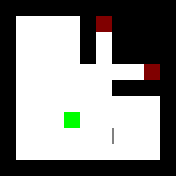

The image is a tile-based game level rendered from a .tmx file. Its description and complete source (layers, tilesets, objects, tile grids) follow:
An orthogonal 11x11 tile map with 16x16 px tiles, 3 tile layers (Layer1, Layer2, Layer3).

<map version="1.0" orientation="orthogonal" renderorder="right-down" width="11" height="11" tilewidth="16" tileheight="16" nextobjectid="1">
 <tileset firstgid="1" source="../Tiles.tsx" />
 <layer name="Layer1" width="11" height="11">
  <data encoding="csv">
1,1,1,1,1,1,1,1,1,1,1,
1,5,5,5,5,1,5,1,1,1,1,
1,5,5,5,5,1,5,1,1,1,1,
1,5,5,5,5,1,5,1,1,1,1,
1,5,5,5,5,5,5,5,5,5,1,
1,5,5,5,5,5,5,1,1,1,1,
1,5,5,5,5,5,5,5,5,5,1,
1,5,5,5,5,5,5,5,5,5,1,
1,5,5,5,5,5,5,5,5,5,1,
1,5,5,5,5,5,5,5,5,5,1,
1,1,1,1,1,1,1,1,1,1,1
</data>
 </layer>
 <layer name="Layer2" width="11" height="11">
  <data encoding="csv">
0,0,0,0,0,0,0,0,0,0,0,
0,0,0,0,0,0,3,0,0,0,0,
0,0,0,0,0,0,0,0,0,0,0,
0,0,0,0,0,0,0,0,0,0,0,
0,0,0,0,0,0,0,0,0,3,0,
0,0,0,0,0,0,0,0,0,0,0,
0,0,0,0,0,0,0,0,0,0,0,
0,0,0,0,4,0,0,0,0,0,0,
0,0,0,0,0,0,0,0,0,0,0,
0,0,0,0,0,0,0,0,0,0,0,
0,0,0,0,0,0,0,0,0,0,0
</data>
 </layer>
 <layer name="Layer3" width="11" height="11">
  <data encoding="csv">
0,0,0,0,0,0,0,0,0,0,0,
0,0,0,0,0,0,0,0,0,0,0,
0,0,0,0,0,0,0,0,0,0,0,
0,0,0,0,0,0,0,0,0,0,0,
0,0,0,0,0,0,0,0,0,0,0,
0,0,0,0,0,0,0,0,0,0,0,
0,0,0,0,0,0,0,0,0,0,0,
0,0,0,0,0,0,0,0,0,0,0,
0,0,0,0,0,0,0,10,0,0,0,
0,0,0,0,0,0,0,0,0,0,0,
0,0,0,0,0,0,0,0,0,0,0
</data>
 </layer>
</map>
